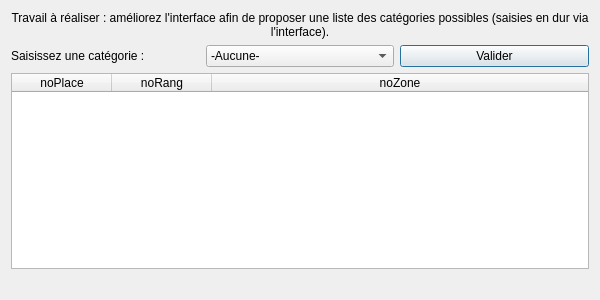
<?xml version="1.0" encoding="UTF-8"?>
<ui version="4.0">
 <class>fct_comp_1</class>
 <widget class="QDialog" name="fct_comp_1">
  <property name="geometry">
   <rect>
    <x>0</x>
    <y>0</y>
    <width>600</width>
    <height>300</height>
   </rect>
  </property>
  <property name="windowTitle">
   <string>Liste des places d'une catégorie (version 1)</string>
  </property>
  <property name="windowOpacity">
   <double>9.000000000000000</double>
  </property>
  <layout class="QVBoxLayout" name="verticalLayout">
   <item>
    <widget class="QLabel" name="label">
     <property name="text">
      <string>Travail à réaliser : améliorez l'interface afin de proposer une liste des catégories possibles (saisies en dur via l'interface).</string>
     </property>
     <property name="alignment">
      <set>Qt::AlignCenter</set>
     </property>
     <property name="wordWrap">
      <bool>true</bool>
     </property>
    </widget>
   </item>
   <item>
    <layout class="QHBoxLayout" name="horizontalLayout">
     <item>
      <widget class="QLabel" name="label_3">
       <property name="text">
        <string>Saisissez une catégorie :</string>
       </property>
      </widget>
     </item>
     <item>
      <widget class="QComboBox" name="lineEdit_fct_comp_1">
       <item>
        <property name="text">
         <string>-Aucune-</string>
        </property>
       </item>
       <item>
        <property name="text">
         <string>noPlace</string>
        </property>
       </item>
       <item>
        <property name="text">
         <string>noRang</string>
        </property>
       </item>
       <item>
        <property name="text">
         <string>noZone</string>
        </property>
       </item>
      </widget>
     </item>
     <item>
      <widget class="QPushButton" name="pushButton_fct_comp_1">
       <property name="text">
        <string>Valider</string>
       </property>
      </widget>
     </item>
    </layout>
   </item>
   <item>
    <widget class="QTableWidget" name="table_fct_comp_1">
     <attribute name="horizontalHeaderMinimumSectionSize">
      <number>50</number>
     </attribute>
     <attribute name="horizontalHeaderStretchLastSection">
      <bool>true</bool>
     </attribute>
     <attribute name="verticalHeaderVisible">
      <bool>false</bool>
     </attribute>
     <column>
      <property name="text">
       <string>noPlace</string>
      </property>
     </column>
     <column>
      <property name="text">
       <string>noRang</string>
      </property>
     </column>
     <column>
      <property name="text">
       <string>noZone</string>
      </property>
     </column>
    </widget>
   </item>
   <item>
    <widget class="QLabel" name="label_fct_comp_1">
     <property name="text">
      <string/>
     </property>
     <property name="alignment">
      <set>Qt::AlignCenter</set>
     </property>
    </widget>
   </item>
  </layout>
 </widget>
 <resources/>
 <connections>
  <connection>
   <sender>pushButton_fct_comp_1</sender>
   <signal>clicked()</signal>
   <receiver>fct_comp_1</receiver>
   <slot>refreshResult()</slot>
   <hints>
    <hint type="sourcelabel">
     <x>351</x>
     <y>51</y>
    </hint>
    <hint type="destinationlabel">
     <x>444</x>
     <y>134</y>
    </hint>
   </hints>
  </connection>
 </connections>
 <slots>
  <slot>refreshResult()</slot>
 </slots>
</ui>
